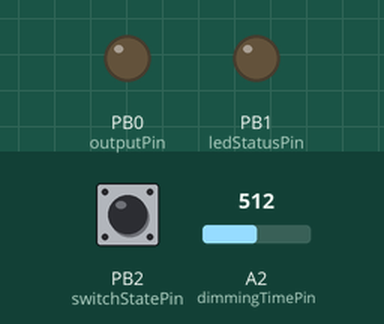
The sketch below on a simulated ATtiny85, built with avr-gcc and run on an emulated ATtiny85. Shown: output pins drawn as LEDs (lit = HIGH). Dashed ring = blinking. The inputs (shaded band) are chosen by the test bench; at power-on: PB2 (switchStatePin) HIGH, A2 (dimmingTimePin) = 512.

Above: at 1.2 s.
1.3 s: PB2 (switchStatePin) pulled LOW for 0.15 s
At 1.45 s:
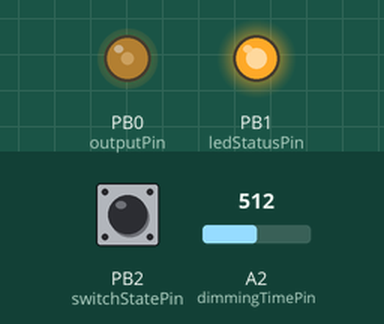
3.1 s: PB2 (switchStatePin) pulled LOW for 1 s
At 3.25 s:
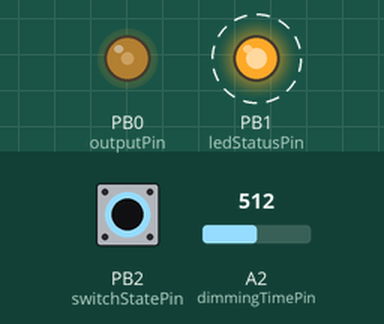
6.1 s: PB2 (switchStatePin) pulled LOW for 3.2 s
At 7.3 s:
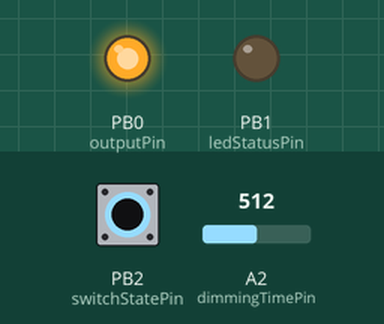
11.2 s: PB2 (switchStatePin) pulsed LOW 2 times (0.12 s each, 0.3 s apart)
At 12.7 s:
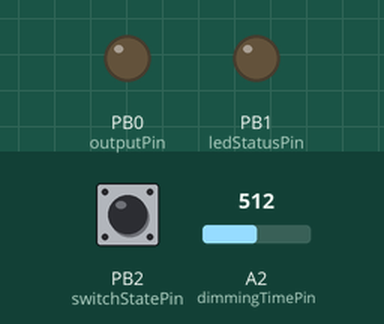
13.3 s: PB2 (switchStatePin) pulsed LOW 5 times (0.12 s each, 0.3 s apart)
At 13.74 s:
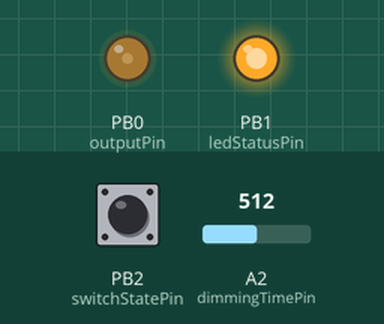
Timing chart, 0 to 16.3 s (numbered marks = the images above; inputs shaded):
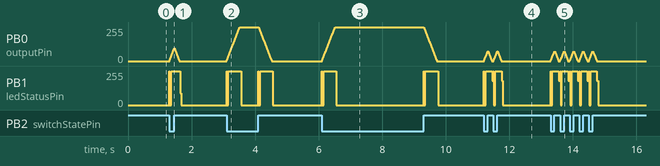

Measured:
- after the input at 1.3 s, PB0 (outputPin): rises from 0/255 to 95/255 in 0.15 s, then falls to 0/255 in 0.16 s; PB1 (ledStatusPin): 0/255 → 254/255 at once, → 0/255 0.34 s later
- after the input at 3.1 s, PB0 (outputPin): rises from 0/255 to 255/255 in 0.41 s, then falls to 0/255 in 1.0 s; PB1 (ledStatusPin): alternates 254/255 for 0.46 s and 0/255 for 0.54 s, 4 changes in all, then stays 0/255, starting at once
- after the input at 6.1 s, PB0 (outputPin): rises from 0/255 to 255/255 in 0.41 s, then falls to 0/255 in 3.2 s; PB1 (ledStatusPin): alternates 254/255 for 0.46 s and 0/255 for 2.7 s, starting at once

The sketch:

AVT1975_OnOff.ino
```cpp
/************************************************************************/
/*                                                                      */
/*              Project:  AVT1975_OnOff                                 */
/*              Hardware: ATtiny 25/85                                  */
/*                                                                      */
/*              Author: Dariusz Wulkiewicz                              */
/*                      d.wulkiewicz@gmail.com                          */
/*                                                                      */
/*              Date: 02.2021                                           */
/************************************************************************/
#include <Arduino.h>
#include <math.h>


const int dimmingTimePin = A2; //PB4; //3;  // Regulacja czasu zjaśniania / zciemniania
const int ledStatusPin   = PB1; //6;  // Status LED
const int switchStatePin = PB2; //7;  // wejście stanu przełącznika
const int outputPin      = PB0; //5;  // wyjście PWM do LED

const boolean stateOn = LOW;
const boolean stateOff = HIGH;

const int offLevel = 0;
const int onLevel = 255;

//Dzielenie poprzez przesunięcie w prawo o pozycję czyli podział o 2 w jednym kroku
// np. 6 kroków daje podział przez 64 czyli 1024 / 64 to daje 16ms na jeden krok zmiany PWM
// 255 kroków PWM * 16ms na krok daje 4080 ms maksymalnego czas ściemniania / rozjaśniania (minimium to 1ms * 255 kroków = 255ms)
const int shiftDimmingSteps = 6;

int currentLevel = 0;

void setup() {
  pinMode(ledStatusPin, OUTPUT);
  pinMode(switchStatePin, INPUT);
  pinMode(outputPin, OUTPUT);
}

void loop() {
  boolean switchState = digitalRead(switchStatePin);
  if(switchState == stateOn && currentLevel < onLevel) {
    currentLevel += 5;
    digitalWrite(ledStatusPin, HIGH);
    delay(analogRead(dimmingTimePin) >> shiftDimmingSteps);
    digitalWrite(ledStatusPin, LOW);
    analogWrite(outputPin, currentLevel);
  }
  else if(switchState == stateOff && currentLevel > offLevel) {
    currentLevel -= 5;
    digitalWrite(ledStatusPin, HIGH);
    delay(analogRead(dimmingTimePin) >> shiftDimmingSteps);
    digitalWrite(ledStatusPin, LOW);
    analogWrite(outputPin, currentLevel);
  }
}
```
